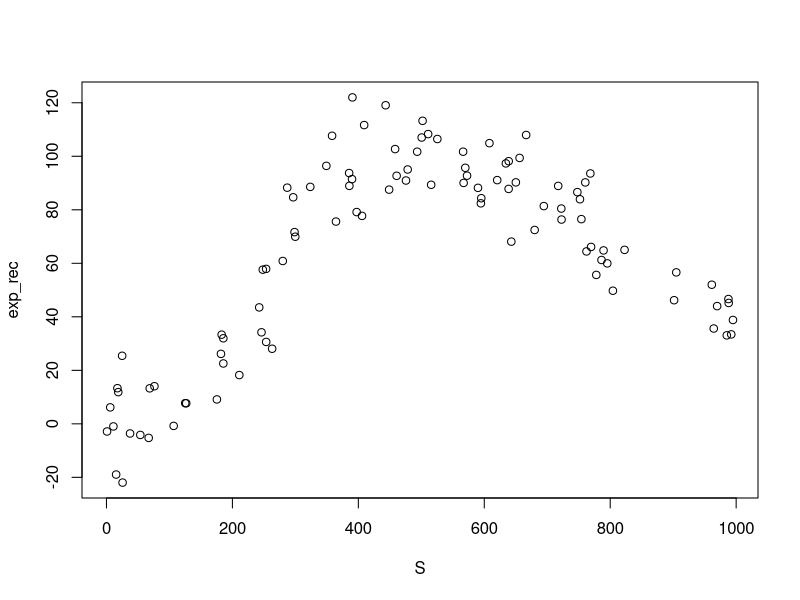

R code for this plot:
## ---- chunk 1
knitr::opts_chunk$set(echo = TRUE)
## ---- chunk 2
sal_lor <- function(S, Sk, k, c, sigma){
  exp_rec = ((k*(S/Sk)^c)*exp(c*(1-S/Sk))+sigma)
  return(exp_rec)
}
  
S <- runif(100, 0, 1000)
Sk <- 500
k <- 100
c <- 3
sigma <- rnorm(length(S), 0, 10)

exp_rec <- sal_lor(S, Sk, k, c, sigma)

plot(S, exp_rec)
